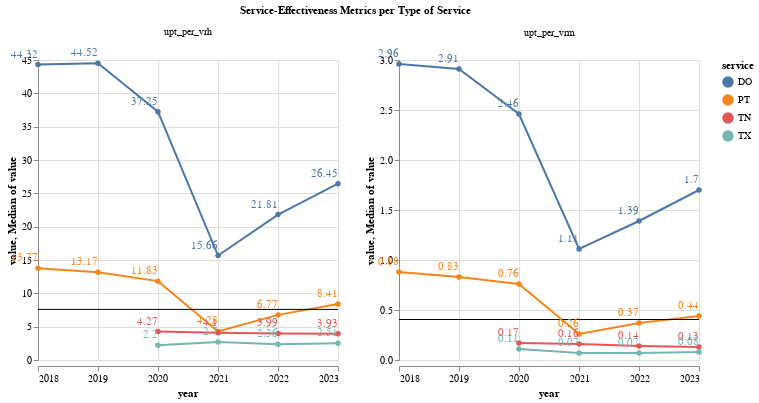

Notebook code cell kept with this figure:
### Code cell
make_line(by_tos_long[by_tos_long["variable"].isin(service_eff)], 
          x_col= "year:T", 
          y_col= "value",
          facet= "variable:N",
          color= "service:N",
          title= "Service-Effectiveness Metrics per Type of Service",
          ind_axis=True
         )

### Figure 1 — Vega-Lite specification as saved in the notebook (floating-point values rounded to 4 significant figures)
{"config": {"view": {"continuousWidth": 300, "continuousHeight": 300}}, "data": {"name": "data-d8c20b0dd93291c526389447eeeb59cb"}, "facet": {"field": "variable", "title": "Service-Effectiveness Metrics per Type of Service", "type": "nominal"}, "spec": {"layer": [{"mark": {"type": "line", "point": true}, "encoding": {"color": {"field": "service", "type": "nominal"}, "tooltip": [{"field": "year", "type": "temporal"}, {"field": "value", "type": "quantitative"}, {"field": "service", "type": "nominal"}], "x": {"field": "year", "type": "temporal"}, "y": {"field": "value", "type": "quantitative"}}}, {"mark": {"type": "rule"}, "encoding": {"y": {"aggregate": "median", "field": "value", "type": "quantitative"}}}, {"mark": {"type": "text", "align": "right", "dy": -10}, "encoding": {"color": {"field": "service", "type": "nominal"}, "text": {"field": "value", "type": "quantitative"}, "x": {"field": "year", "type": "temporal"}, "y": {"field": "value", "type": "quantitative"}}}]}, "columns": 3, "resolve": {"scale": {"y": "independent"}}, "$schema": "https://vega.github.io/schema/vega-lite/v5.20.1.json", "datasets": {"data-d8c20b0dd93291c526389447eeeb59cb": [{"service": "DO", "RTPA": "Metropolitan Transportation Commission", "year": "2018", "variable": "upt_per_vrh", "value": 44.32}, {"service": "DO", "RTPA": "Metropolitan Transportation Commission", "year": "2019", "variable": "upt_per_vrh", "value": 44.52}, {"service": "DO", "RTPA": "Metropolitan Transportation Commission", "year": "2020", "variable": "upt_per_vrh", "value": 37.25}, {"service": "DO", "RTPA": "Metropolitan Transportation Commission", "year": "2021", "variable": "upt_per_vrh", "value": 15.66}, {"service": "DO", "RTPA": "Metropolitan Transportation Commission", "year": "2022", "variable": "upt_per_vrh", "value": 21.81}, {"service": "DO", "RTPA": "Metropolitan Transportation Commission", "year": "2023", "variable": "upt_per_vrh", "value": 26.45}, {"service": "PT", "RTPA": "Metropolitan Transportation Commission", "year": "2018", "variable": "upt_per_vrh", "value": 13.77}, {"service": "PT", "RTPA": "Metropolitan Transportation Commission", "year": "2019", "variable": "upt_per_vrh", "value": 13.17}, {"service": "PT", "RTPA": "Metropolitan Transportation Commission", "year": "2020", "variable": "upt_per_vrh", "value": 11.83}, {"service": "PT", "RTPA": "Metropolitan Transportation Commission", "year": "2021", "variable": "upt_per_vrh", "value": 4.28}, {"service": "PT", "RTPA": "Metropolitan Transportation Commission", "year": "2022", "variable": "upt_per_vrh", "value": 6.77}, {"service": "PT", "RTPA": "Metropolitan Transportation Commission", "year": "2023", "variable": "upt_per_vrh", "value": 8.41}, {"service": "TN", "RTPA": "Metropolitan Transportation Commission", "year": "2020", "variable": "upt_per_vrh", "value": 4.27}, {"service": "TN", "RTPA": "Metropolitan Transportation Commission", "year": "2021", "variable": "upt_per_vrh", "value": 4.1}, {"service": "TN", "RTPA": "Metropolitan Transportation Commission", "year": "2022", "variable": "upt_per_vrh", "value": 3.99}, {"service": "TN", "RTPA": "Metropolitan Transportation Commission", "year": "2023", "variable": "upt_per_vrh", "value": 3.93}, {"service": "TX", "RTPA": "Metropolitan Transportation Commission", "year": "2020", "variable": "upt_per_vrh", "value": 2.2}, {"service": "TX", "RTPA": "Metropolitan Transportation Commission", "year": "2021", "variable": "upt_per_vrh", "value": 2.7}, {"service": "TX", "RTPA": "Metropolitan Transportation Commission", "year": "2022", "variable": "upt_per_vrh", "value": 2.36}, {"service": "TX", "RTPA": "Metropolitan Transportation Commission", "year": "2023", "variable": "upt_per_vrh", "value": 2.51}, {"service": "DO", "RTPA": "Metropolitan Transportation Commission", "year": "2018", "variable": "upt_per_vrm", "value": 2.96}, {"service": "DO", "RTPA": "Metropolitan Transportation Commission", "year": "2019", "variable": "upt_per_vrm", "value": 2.91}, {"service": "DO", "RTPA": "Metropolitan Transportation Commission", "year": "2020", "variable": "upt_per_vrm", "value": 2.46}, {"service": "DO", "RTPA": "Metropolitan Transportation Commission", "year": "2021", "variable": "upt_per_vrm", "value": 1.11}, {"service": "DO", "RTPA": "Metropolitan Transportation Commission", "year": "2022", "variable": "upt_per_vrm", "value": 1.39}, {"service": "DO", "RTPA": "Metropolitan Transportation Commission", "year": "2023", "variable": "upt_per_vrm", "value": 1.7}, {"service": "PT", "RTPA": "Metropolitan Transportation Commission", "year": "2018", "variable": "upt_per_vrm", "value": 0.88}, {"service": "PT", "RTPA": "Metropolitan Transportation Commission", "year": "2019", "variable": "upt_per_vrm", "value": 0.83}, {"service": "PT", "RTPA": "Metropolitan Transportation Commission", "year": "2020", "variable": "upt_per_vrm", "value": 0.76}, {"service": "PT", "RTPA": "Metropolitan Transportation Commission", "year": "2021", "variable": "upt_per_vrm", "value": 0.26}, {"service": "PT", "RTPA": "Metropolitan Transportation Commission", "year": "2022", "variable": "upt_per_vrm", "value": 0.37}, {"service": "PT", "RTPA": "Metropolitan Transportation Commission", "year": "2023", "variable": "upt_per_vrm", "value": 0.44}, {"service": "TN", "RTPA": "Metropolitan Transportation Commission", "year": "2020", "variable": "upt_per_vrm", "value": 0.17}, {"service": "TN", "RTPA": "Metropolitan Transportation Commission", "year": "2021", "variable": "upt_per_vrm", "value": 0.16}, {"service": "TN", "RTPA": "Metropolitan Transportation Commission", "year": "2022", "variable": "upt_per_vrm", "value": 0.14}, {"service": "TN", "RTPA": "Metropolitan Transportation Commission", "year": "2023", "variable": "upt_per_vrm", "value": 0.13}, {"service": "TX", "RTPA": "Metropolitan Transportation Commission", "year": "2020", "variable": "upt_per_vrm", "value": 0.11}, {"service": "TX", "RTPA": "Metropolitan Transportation Commission", "year": "2021", "variable": "upt_per_vrm", "value": 0.07}, {"service": "TX", "RTPA": "Metropolitan Transportation Commission", "year": "2022", "variable": "upt_per_vrm", "value": 0.07}, {"service": "TX", "RTPA": "Metropolitan Transportation Commission", "year": "2023", "variable": "upt_per_vrm", "value": 0.08}]}}
